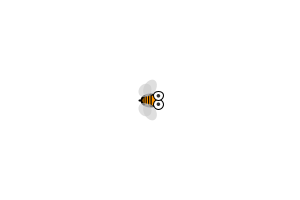
Frame 1 (no input)
Frame 60 (the mouse pressed at the canvas centre just before this capture): identical to frame 1, image omitted
Frame 120 (the mouse held since frame 60 and released just before this capture): identical to frame 1, image omitted

The Processing sketch that drew this single still picture (run headless with seeded random() and noise(); from frame 60 on, the mouse is pressed at the canvas centre):

// Processing sketch: BeeZebraLineAppearance
// ── BeeZebraLineAppearance.pde
int diameter = 12, radius = diameter/2;

void setup() {
  size(300, 200);
  smooth();
}

void draw() {
  background(255);

  stroke(0); 
  strokeWeight(2); 

  fill(255, 150, 0);

  radius = diameter/2;

  //body
  pushMatrix();
  translate(width/2, height/2);
  //rotate(-moveTheta);
  line(0, 0, -diameter*1.7/2, 0); //sting of the bee
  ellipse(0, 0, diameter*1.5, diameter);

  //"zebra lines" on body
  noStroke();
  fill(0);
  // *** offset bar line(s) ***
  //     *** MOST LEFT ***
  int a = 127, b = 136;
  arc(0, 0, diameter*1.5, diameter, radians(a), radians(b), CHORD);
  beginShape();
  vertex(-1.5*radius*cos(radians(180-b)), radius*sin(radians(180-b)));
  vertex(-1.5*radius*cos(radians(180-a)), radius*sin(radians(180-a)));
  vertex(-1.5*radius*cos(radians(180-a)), radius*sin(radians(180-b)));
  endShape();
  arc(0, 0, diameter*1.5, diameter, radians(180+180-b), radians(180+180-a), CHORD);
  beginShape();
  vertex(-1.5*radius*cos(radians(180-b)), -radius*sin(radians(180-b)));
  vertex(-1.5*radius*cos(radians(180-a)), -radius*sin(radians(180-a)));
  vertex(-1.5*radius*cos(radians(180-a)), -radius*sin(radians(180-b)));
  endShape();
  rect(-1.5*radius*cos(radians(180-b)), -radius*sin(radians(180-b)), 1.5*radius*cos(radians(180-b))-1.5*radius*cos(radians(180-a)), 2*radius*sin(radians(180-b)));

  //    *** LEFT ***
  a = 111;
  b = 119;
  arc(0, 0, diameter*1.5, diameter, radians(a), radians(b), CHORD);
  beginShape();
  vertex(-1.5*radius*cos(radians(180-b)), radius*sin(radians(180-b)));
  vertex(-1.5*radius*cos(radians(180-a)), radius*sin(radians(180-a)));
  vertex(-1.5*radius*cos(radians(180-a)), radius*sin(radians(180-b)));
  endShape();
  arc(0, 0, diameter*1.5, diameter, radians(180+180-b), radians(180+180-a), CHORD);
  beginShape();
  vertex(-1.5*radius*cos(radians(180-b)), -radius*sin(radians(180-b)));
  vertex(-1.5*radius*cos(radians(180-a)), -radius*sin(radians(180-a)));
  vertex(-1.5*radius*cos(radians(180-a)), -radius*sin(radians(180-b)));
  endShape();
  rect(-1.5*radius*cos(radians(180-b)), -radius*sin(radians(180-b)), 1.5*radius*cos(radians(180-b))-1.5*radius*cos(radians(180-a)), 2*radius*sin(radians(180-b)));

  //    ** RIGHT **
  a = 95;
  b = 103;
  arc(0, 0, diameter*1.5, diameter, radians(a), radians(b), CHORD);
  beginShape();
  vertex(-1.5*radius*cos(radians(180-b)), radius*sin(radians(180-b)));
  vertex(-1.5*radius*cos(radians(180-a)), radius*sin(radians(180-a)));
  vertex(-1.5*radius*cos(radians(180-a)), radius*sin(radians(180-b)));
  endShape();
  arc(0, 0, diameter*1.5, diameter, radians(180+180-b), radians(180+180-a), CHORD);
  beginShape();
  vertex(-1.5*radius*cos(radians(180-b)), -radius*sin(radians(180-b)));
  vertex(-1.5*radius*cos(radians(180-a)), -radius*sin(radians(180-a)));
  vertex(-1.5*radius*cos(radians(180-a)), -radius*sin(radians(180-b)));
  endShape();
  rect(-1.5*radius*cos(radians(180-b)), -radius*sin(radians(180-b)), 1.5*radius*cos(radians(180-b))-1.5*radius*cos(radians(180-a)), 2*radius*sin(radians(180-b)));

  //    ** MOST RIGHT **
  a = 79;
  b = 87;
  arc(0, 0, diameter*1.5, diameter, radians(a), radians(b), CHORD);
  beginShape();
  vertex(1.5*radius*cos(radians(a)), radius*sin(radians(a)));
  vertex(1.5*radius*cos(radians(b)), radius*sin(radians(b)));
  vertex(1.5*radius*cos(radians(b)), radius*sin(radians(a)));
  endShape();
  arc(0, 0, diameter*1.5, diameter, radians(180+180-b), radians(180+180-a), CHORD);
  beginShape();
  vertex(1.5*radius*cos(radians(a)), -radius*sin(radians(a)));
  vertex(1.5*radius*cos(radians(b)), -radius*sin(radians(b)));
  vertex(1.5*radius*cos(radians(b)), -radius*sin(radians(a)));
  endShape();
  rect(1.5*radius*cos(radians(b)), -radius*sin(radians(a)), 1.5*radius*cos(radians(a))-1.5*radius*cos(radians(b)), 2*radius*sin(radians(a)));


  //sclera (white part of the eye)
  stroke(0);
  strokeWeight(1);
  fill(255);
  ellipse(diameter*0.7, diameter*0.35, diameter*0.8, diameter*0.8);
  ellipse(diameter*0.7, -diameter*0.35, diameter*0.8, diameter*0.8);

  //eyeballs (black)
  noStroke();
  fill(50);
  ellipse(diameter*0.7, diameter*0.35, diameter*0.3, diameter*0.3);
  ellipse(diameter*0.7, -diameter*0.35, diameter*0.3, diameter*0.3);

  //bigger wings
  fill(200, 200, 200, 150);
  pushMatrix();
  translate(0, diameter*1);
  rotate(radians(60));
  ellipse(0, 0, diameter*1.5, diameter);
  popMatrix();
  pushMatrix();
  translate(0, -diameter*1);
  rotate(-radians(60));
  ellipse(0, 0, diameter*1.5, diameter);
  popMatrix();

  //smaller wings
  pushMatrix();
  translate(-5, diameter*0.8);
  rotate(radians(50));
  ellipse(0, 0, diameter*1.2, diameter);
  popMatrix();
  pushMatrix();
  translate(-5, -diameter*0.8);
  rotate(-radians(50));
  ellipse(0, 0, diameter*1.2, diameter);
  popMatrix();



  popMatrix();
}

void keyReleased() {
  switch (key) {
  case '1':
    diameter = 12;
    break;
  case '2':
    diameter *= 2;
    break;
  case '3':
    diameter *= 4;
    break;
  case '4':
    diameter *= 8;
    break;
  case '5':
    diameter *= 16;
    break;
  case '6':
    diameter /= 2;
    break;
  case '7':
    diameter /= 4;
    break;
  case '8':
    diameter /= 8;
    break;
  case '9':
    diameter /= 16;
    break;
  }
}
